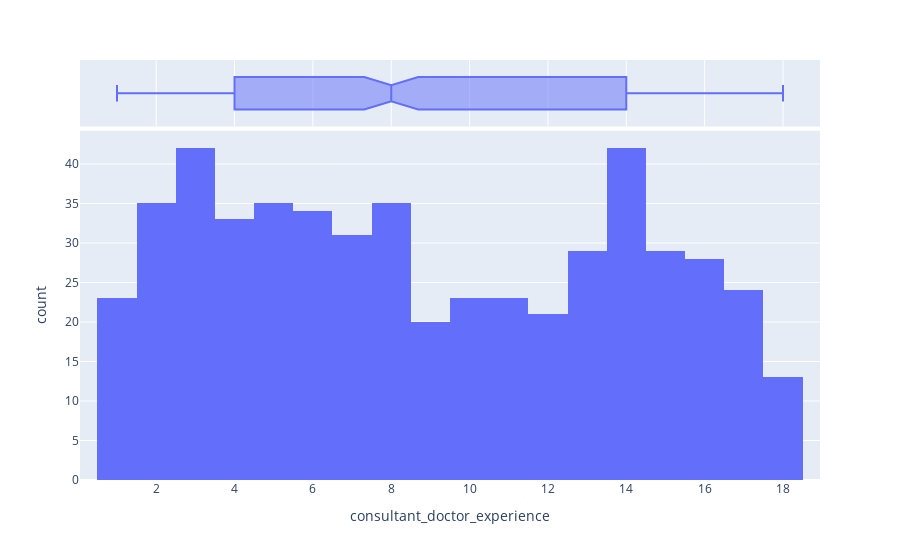

The notebook cell saved with this chart:
### Code cell
px.histogram(simulated_dataframe, x="consultant_doctor_experience", marginal="box")

### Figure 1 — Plotly figure (JSON) as saved in the notebook; plotly's stock layout.template omitted (floating-point values rounded to 4 significant figures; data arrays with more than 128 entries replaced by an {"elided": "..."} marker saying what was removed)
{"data": [{"alignmentgroup": "True", "bingroup": "x", "hovertemplate": "consultant_doctor_experience=%{x}<br>count=%{y}<extra></extra>", "legendgroup": "", "marker": {"color": "#636efa", "pattern": {"shape": ""}}, "name": "", "offsetgroup": "", "orientation": "v", "showlegend": false, "type": "histogram", "x": {"elided": "520 int values"}, "xaxis": "x", "yaxis": "y"}, {"alignmentgroup": "True", "hovertemplate": "consultant_doctor_experience=%{x}<extra></extra>", "legendgroup": "", "marker": {"color": "#636efa"}, "name": "", "notched": true, "offsetgroup": "", "showlegend": false, "type": "box", "x": {"elided": "520 int values"}, "xaxis": "x2", "yaxis": "y2"}], "layout": {"barmode": "relative", "legend": {"tracegroupgap": 0}, "margin": {"t": 60}, "xaxis": {"anchor": "y", "domain": [0, 1], "title": {"text": "consultant_doctor_experience"}}, "xaxis2": {"anchor": "y2", "domain": [0, 1], "matches": "x", "showgrid": true, "showticklabels": false}, "yaxis": {"anchor": "x", "domain": [0, 0.8316], "title": {"text": "count"}}, "yaxis2": {"anchor": "x2", "domain": [0.8416, 1], "matches": "y2", "showgrid": false, "showline": false, "showticklabels": false, "ticks": ""}}}
